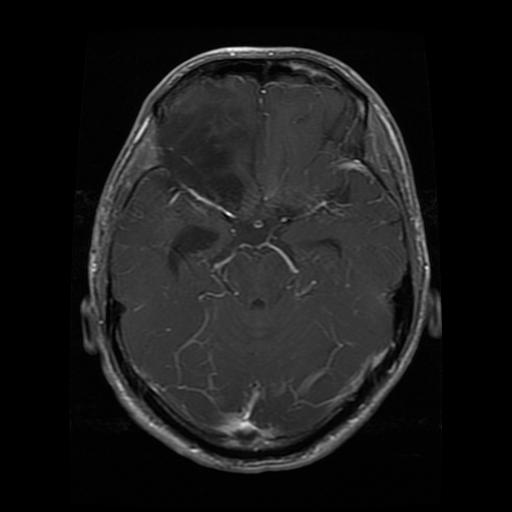
#> input picture Dataset/Testing/glioma/Te-gl_100.jpg, 512 x 512 px; its folder holds only this picture in this run
$ python preprocessing.py --raw-dir ../../Dataset/Testing/glioma --out-dir out
#> lines starting #> are read from the running program, lines starting #| are printed output that depends on the picture; after the words box and inside, x2 and y2 are one past the last pixel; in counts of white or black regions, pixels touching at a corner belong together
#> in preprocess_image, img is the input picture: shape (512, 512, 3); min 0, max 254, mean 26
from __future__ import annotations

import argparse
from pathlib import Path

import cv2
import numpy as np

from src.utils.project import CLASS_NAMES


def crop_brain_region(image: np.ndarray, threshold: int = 10) -> np.ndarray:
    """
    Crop image to the largest non-background contour.

    Steps:
    1. Convert to grayscale.
    2. Threshold to isolate foreground.
    3. Morphological close/open.
    4. Keep largest contour and crop with padding.
    """
#> called with threshold = 10
    gray = cv2.cvtColor(image, cv2.COLOR_BGR2GRAY) if image.ndim == 3 else image
    _, thresh = cv2.threshold(gray, threshold, 255, cv2.THRESH_BINARY)
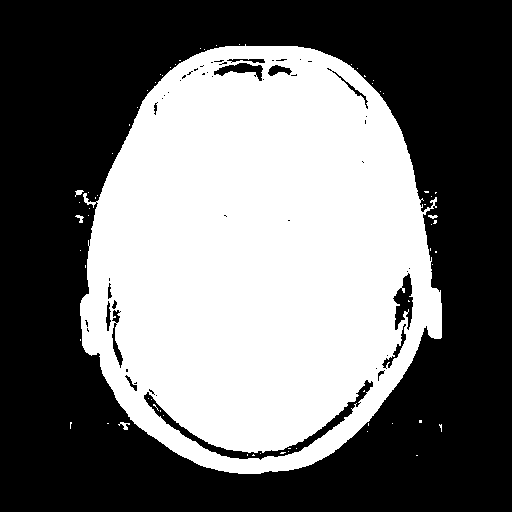
#> thresh: shape (512, 512); 44% white; 66 white regions (61 under 20 px), largest, box (x1, y1, x2, y2) and area: (80, 44, 442, 474) 114956, (118, 422, 130, 430) 42, (75, 215, 84, 223) 35, (75, 190, 84, 197) 34, (428, 215, 438, 219) 26

    kernel = np.ones((5, 5), np.uint8)
    thresh = cv2.morphologyEx(thresh, cv2.MORPH_CLOSE, kernel)
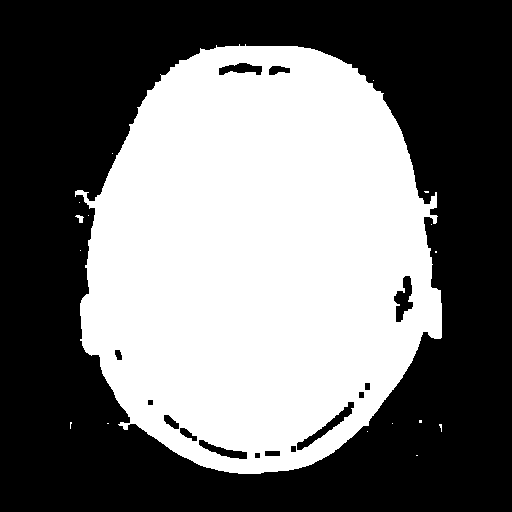
#> thresh: shape (512, 512); 44.8% white; 17 white regions (15 under 20 px), largest, box (x1, y1, x2, y2) and area: (75, 44, 442, 474) 117309, (75, 215, 84, 223) 39
    thresh = cv2.morphologyEx(thresh, cv2.MORPH_OPEN, kernel)
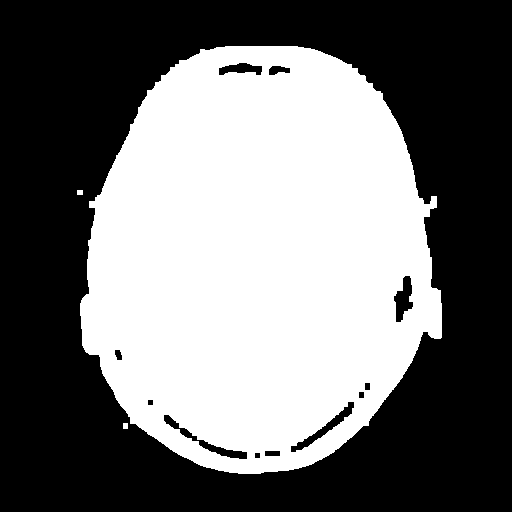
#> thresh: shape (512, 512); 44.7% white; 3 white regions

    contours, _ = cv2.findContours(thresh, cv2.RETR_EXTERNAL, cv2.CHAIN_APPROX_SIMPLE)
#> contours = 3 contours; box (x1, y1, x2, y2) and area: (80, 46, 442, 474) 118729, (123, 423, 128, 429) 20, (77, 190, 83, 195) 20
    if not contours:
        return image

    largest = max(contours, key=cv2.contourArea)
#> largest = contour of 546 points, box (x1, y1, x2, y2) (80, 46, 442, 474), area 118729
    x, y, w, h = cv2.boundingRect(largest)
#> x = 80; y = 46; w = 362; h = 428
    pad = 10
    x1, y1 = max(0, x - pad), max(0, y - pad)
#> x1 = 70; y1 = 36
    x2, y2 = min(image.shape[1], x + w + pad), min(image.shape[0], y + h + pad)
#> x2 = 452; y2 = 484
    return image[y1:y2, x1:x2]
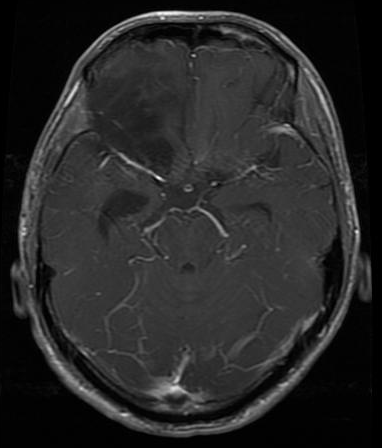
#> returned value: shape (448, 382, 3); min 0, max 254, mean 39.7


def preprocess_image(image_path: str, target_size: int = 224) -> np.ndarray:
    """Return RGB float32 image in [0, 1] with shape (target_size, target_size, 3)."""
    img = cv2.imread(image_path)
    if img is None:
        raise ValueError(f"Failed to read image: {image_path}")

    img = cv2.cvtColor(img, cv2.COLOR_BGR2RGB)
    img = crop_brain_region(img)
    img = cv2.resize(img, (target_size, target_size), interpolation=cv2.INTER_AREA)
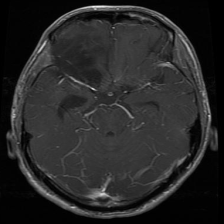
#> img: shape (224, 224, 3); min 0, max 238, mean 39.7

    lab = cv2.cvtColor(img, cv2.COLOR_RGB2LAB)
#> lab: shape (224, 224, 3); mean of channels 0, 1, 2 41.8, 128, 128
    clahe = cv2.createCLAHE(clipLimit=2.0, tileGridSize=(8, 8))
    lab[:, :, 0] = clahe.apply(lab[:, :, 0])
#> lab: shape (224, 224, 3); mean of channels 0, 1, 2 61, 128, 128
    img = cv2.cvtColor(lab, cv2.COLOR_LAB2RGB)
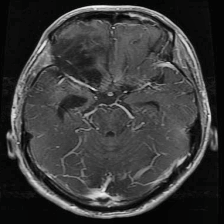
#> img: shape (224, 224, 3); mean R, G, B 58, 58.1, 58

    return img.astype(np.float32) / 255.0
#> returned value: shape (224, 224, 3) float32


# [166 lines left out: functions load_preprocessed_image, load_image, _fill_holes, segment_brain, generate_pseudo_mask, not called in this run]


def preprocess_dataset(raw_dir: Path, out_dir: Path, target_size: int = 224) -> None:
    """Preprocess all images under Training/ and Testing/ preserving class folders."""
    splits = ["Training", "Testing"]
    for split in splits:
        for class_name in CLASS_NAMES:
            in_dir = raw_dir / split / class_name
            if not in_dir.exists():
                continue

            dst_dir = out_dir / split / class_name
            dst_dir.mkdir(parents=True, exist_ok=True)

            for image_path in sorted(in_dir.iterdir()):
                if image_path.suffix.lower() not in {".jpg", ".jpeg", ".png"}:
                    continue
                out_img = preprocess_image(str(image_path), target_size)
                out_bgr = cv2.cvtColor((out_img * 255).astype(np.uint8), cv2.COLOR_RGB2BGR)
                cv2.imwrite(str(dst_dir / image_path.name), out_bgr)


def main() -> None:
    parser = argparse.ArgumentParser(description="Preprocess brain MRI dataset")
    parser.add_argument("--raw-dir", type=Path, required=True, help="Raw dataset root")
    parser.add_argument("--out-dir", type=Path, required=True, help="Output directory")
    parser.add_argument("--img-size", type=int, default=224, help="Target image size")
    args = parser.parse_args()

    preprocess_dataset(args.raw_dir, args.out_dir, args.img_size)
    print(f"Preprocessing complete: {args.out_dir}")


if __name__ == "__main__":
    main()
